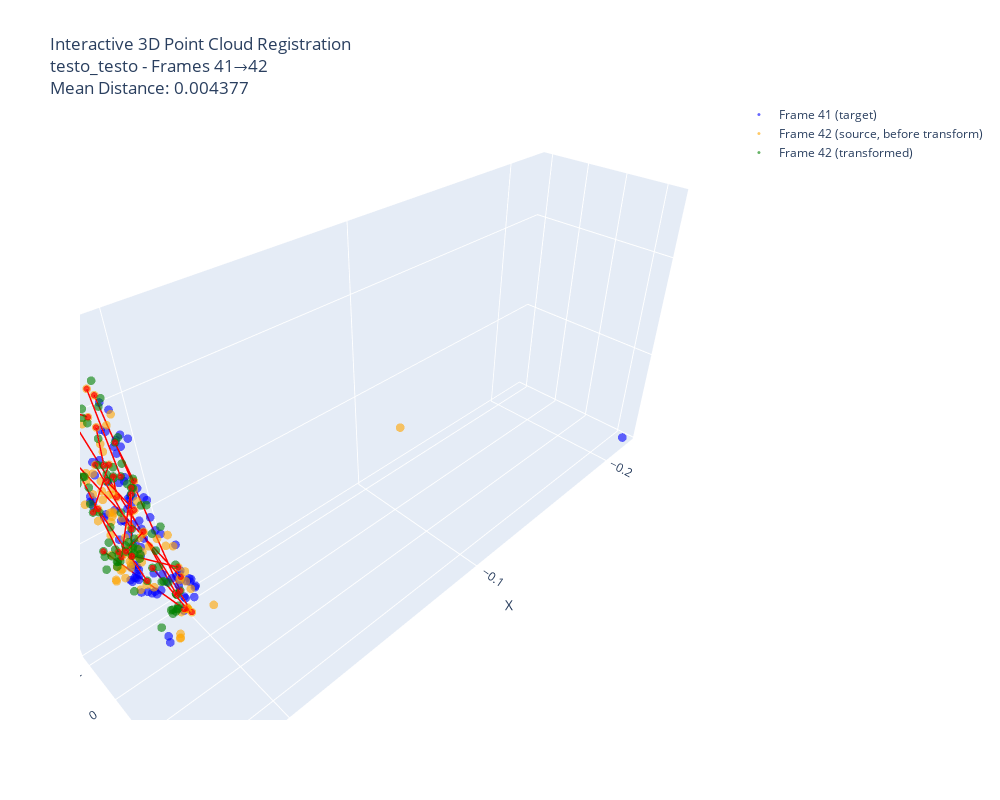

The notebook cell saved with this chart:
### Markdown cell above
You can adjust the parameters:
- `max_points`: Maximum number of points per point cloud (default: 5000)
- `subsample_arrows`: Number of transformation arrows to display (default: 100)

**Note:** For non-consecutive frames, the function will automatically chain all intermediate transformations. If any transformation in the chain is missing, an error will be raised.

Try different frame pairs or runs:

### Code cell
# Example: Visualize consecutive frames (e.g., 14 to 15)
fig = visualize_pointclouds_interactive(
    run_name='testo_testo',
    frame_pair=(41, 42),  # Consecutive frames
    max_points=100,  # Adjust based on your system's performance
    subsample_arrows=20  # Number of transformation arrows to show
)

# Display the interactive plot
fig.show()
